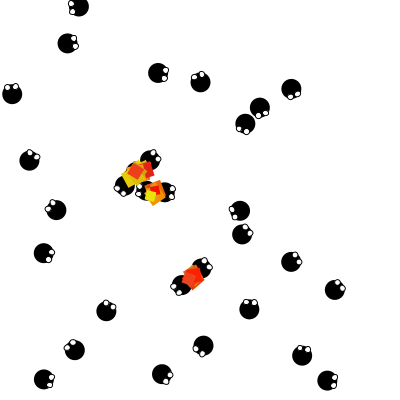
Frame 1 (no input)
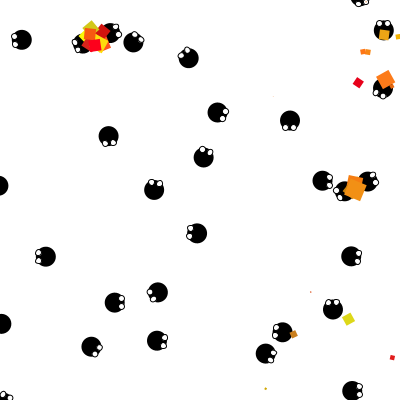
Frame 60 (the mouse pressed at the canvas centre just before this capture)
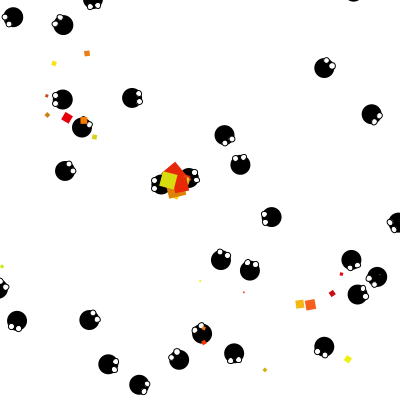
Frame 120 (the mouse held since frame 60 and released just before this capture)

The Processing sketch that drew these frames (run headless with seeded random() and noise(); from frame 60 on, the mouse is pressed at the canvas centre):

// Processing sketch: processing_23303
// ── processing_23303.pde

ArrayList bibittes;
ArrayList explosions;

void setup() {
  size(400,400);
  smooth();
  frameRate(20);
  bibittes = new ArrayList();
  explosions = new ArrayList();
  for ( int i =0; i < 30; i++ ) {
    bibittes.add( new Bibitte(random(width),random(height)) );
  }
}

void draw() {
  background(255);


  for ( int i =0; i < bibittes.size(); i++ ) {
    Bibitte bibitte1 = (Bibitte) bibittes.get(i); 
    for ( int j = i+1; j < bibittes.size();j++ ) {
      Bibitte bibitte2 = (Bibitte) bibittes.get(j); 

      float distance = dist( bibitte1.x , bibitte1.y , bibitte2.x , bibitte2.y );
      if ( distance < 20 ) {

        // Changer la direction des bibittes concernees
        float angle = atan2( bibitte2.y-bibitte1.y, bibitte2.x-bibitte1.x );
        bibitte1.angle = bibitte1.angleCible = angle + PI;
        bibitte2.angle = bibitte2.angleCible = angle;

        // Ajouter des explosions
        int nombreExplosions = floor(random(3,10));
        for ( int k =0 ; k < nombreExplosions ; k++ ) {

          // Trouver le point au centre des deux bibittes concerness
          float xCentre = bibitte1.x + cos(angle) * 10;
          float yCentre = bibitte1.y + sin(angle) * 10;
          Explosion explosion = new Explosion(xCentre, yCentre);
          explosions.add(explosion);
        }
      }
    }
  }

  // Dessiner les bibittes
  for ( int i =0; i < bibittes.size(); i++ ) {
    Bibitte b = (Bibitte) bibittes.get(i); 
    b.draw();
  }

  // Dessiner les explosions et les retirer 
  // si elles ont depasse leur duree
  for ( int i = explosions.size()-1; i >= 0; i-- ) {
    Explosion e = (Explosion) explosions.get(i); 

    if ( e.draw() == false ) {
      explosions.remove(i);
    }
  }
}

class Bibitte {
  float x;
  float y;
  float angle;
  float angleCible;
  float v;
  
  Bibitte(float x, float y) {
    this.x = x;
    this.y = y;
    v = random(2,4);
    angle = random(PI*2);
    angleCible = random(PI*2);
  }
  
 

  
  void draw() {
   
    // Determiner si la bibitte de direction
    if ( random(100) < 5 ) {
       angleCible = random(PI*2);
   } 
   
   // Deplacer la bibitte
   float angle_difference = angleCible - angle;
    
    angle_difference = angle_difference  % (PI * 2);
    
     if (angle_difference > PI) {
      angle_difference = angle_difference- PI * 2;
    } else if (angle_difference < -PI)  {
      angle_difference = angle_difference + PI * 2;
    }
    
    angle = angle_difference * 0.1 + angle;
    
    x = x + cos(angle) * v;
    y = y + sin(angle) * v;
    
    if ( x > width + 10) x = - 10;
    else if ( x < -10) x = width + 10;
    else if ( y > height + 10) y = - 10;
    else if ( y < -10) y = height + 10;
    
    // Dessiner la bibitte
    fill(0);
    noStroke();
    pushMatrix();
    translate(x,y);
    rotate(angle);
    ellipse(0,0,20,20);
    translate(7,0);
    fill(255);
    stroke(0);
    ellipse(0,-4,6,6);
    ellipse(0,4,6,6);
    popMatrix();
  }

}

class Explosion {


  float x;
  float y;
  color c;
  float taille;
  int duree;
  private int temps;
  float direction;
  float vitesse;
  float rotation;
  float vitesseRotation;

  Explosion( float x, float y) {

    this.x = x;
    this.y = y;
    c = color(random(200,256),random(0,256),random(0,30));
    taille = random(5,20);
    duree = floor(random(200,1500));
    temps = millis();
    direction = random(TWO_PI);
    vitesse = random(2,6);
    rotation = random(TWO_PI);
    vitesseRotation = random(-0.5,0.5);
  }


  boolean draw() {

    if ( millis() - temps > duree ) {
      return false;
    } 
    else {
      x = x + cos(direction) * vitesse;
      y = y + sin(direction) * vitesse;

      noStroke();
      fill(c);
      pushMatrix();
      translate(x,y);
      rotation = rotation + vitesseRotation;
      rotate(rotation);
      rectMode(CENTER);
      
      // Changer la taille selon le temps restant
      int tempsEcoule = millis() - temps;
      float tailleCourante =  map( tempsEcoule , 0 , duree , taille , 0);
      
      rect( 0, 0, tailleCourante, tailleCourante );
      popMatrix();
    }
    return true;
  }
}

                
